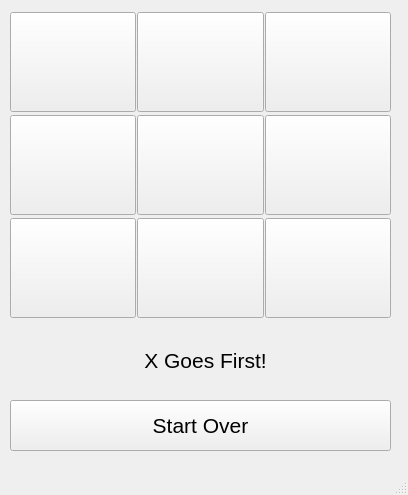
<?xml version="1.0" encoding="UTF-8"?>
<ui version="4.0">
 <class>MainWindow</class>
 <widget class="QMainWindow" name="MainWindow">
  <property name="geometry">
   <rect>
    <x>0</x>
    <y>0</y>
    <width>408</width>
    <height>495</height>
   </rect>
  </property>
  <property name="windowTitle">
   <string>MainWindow</string>
  </property>
  <widget class="QWidget" name="centralwidget">
   <widget class="QWidget" name="gridLayoutWidget">
    <property name="geometry">
     <rect>
      <x>10</x>
      <y>10</y>
      <width>381</width>
      <height>311</height>
     </rect>
    </property>
    <layout class="QGridLayout" name="gridLayout">
     <property name="spacing">
      <number>1</number>
     </property>
     <item row="1" column="1">
      <widget class="QPushButton" name="pushButton_5">
       <property name="sizePolicy">
        <sizepolicy hsizetype="Minimum" vsizetype="Fixed">
         <horstretch>100</horstretch>
         <verstretch>100</verstretch>
        </sizepolicy>
       </property>
       <property name="minimumSize">
        <size>
         <width>100</width>
         <height>100</height>
        </size>
       </property>
       <property name="font">
        <font>
         <pointsize>48</pointsize>
        </font>
       </property>
       <property name="text">
        <string/>
       </property>
      </widget>
     </item>
     <item row="2" column="1">
      <widget class="QPushButton" name="pushButton_6">
       <property name="sizePolicy">
        <sizepolicy hsizetype="Minimum" vsizetype="Fixed">
         <horstretch>100</horstretch>
         <verstretch>100</verstretch>
        </sizepolicy>
       </property>
       <property name="minimumSize">
        <size>
         <width>100</width>
         <height>100</height>
        </size>
       </property>
       <property name="font">
        <font>
         <pointsize>48</pointsize>
        </font>
       </property>
       <property name="text">
        <string/>
       </property>
      </widget>
     </item>
     <item row="0" column="1">
      <widget class="QPushButton" name="pushButton_4">
       <property name="sizePolicy">
        <sizepolicy hsizetype="Minimum" vsizetype="Fixed">
         <horstretch>100</horstretch>
         <verstretch>100</verstretch>
        </sizepolicy>
       </property>
       <property name="minimumSize">
        <size>
         <width>100</width>
         <height>100</height>
        </size>
       </property>
       <property name="font">
        <font>
         <pointsize>48</pointsize>
        </font>
       </property>
       <property name="text">
        <string/>
       </property>
      </widget>
     </item>
     <item row="2" column="0">
      <widget class="QPushButton" name="pushButton_3">
       <property name="sizePolicy">
        <sizepolicy hsizetype="Minimum" vsizetype="Fixed">
         <horstretch>100</horstretch>
         <verstretch>100</verstretch>
        </sizepolicy>
       </property>
       <property name="minimumSize">
        <size>
         <width>100</width>
         <height>100</height>
        </size>
       </property>
       <property name="font">
        <font>
         <pointsize>48</pointsize>
        </font>
       </property>
       <property name="text">
        <string/>
       </property>
      </widget>
     </item>
     <item row="1" column="0">
      <widget class="QPushButton" name="pushButton_2">
       <property name="sizePolicy">
        <sizepolicy hsizetype="Minimum" vsizetype="Fixed">
         <horstretch>100</horstretch>
         <verstretch>100</verstretch>
        </sizepolicy>
       </property>
       <property name="minimumSize">
        <size>
         <width>100</width>
         <height>100</height>
        </size>
       </property>
       <property name="font">
        <font>
         <pointsize>48</pointsize>
        </font>
       </property>
       <property name="text">
        <string/>
       </property>
      </widget>
     </item>
     <item row="0" column="0">
      <widget class="QPushButton" name="pushButton_1">
       <property name="sizePolicy">
        <sizepolicy hsizetype="Minimum" vsizetype="Fixed">
         <horstretch>100</horstretch>
         <verstretch>100</verstretch>
        </sizepolicy>
       </property>
       <property name="minimumSize">
        <size>
         <width>100</width>
         <height>100</height>
        </size>
       </property>
       <property name="font">
        <font>
         <pointsize>48</pointsize>
        </font>
       </property>
       <property name="text">
        <string/>
       </property>
      </widget>
     </item>
     <item row="0" column="2">
      <widget class="QPushButton" name="pushButton_7">
       <property name="sizePolicy">
        <sizepolicy hsizetype="Minimum" vsizetype="Fixed">
         <horstretch>100</horstretch>
         <verstretch>100</verstretch>
        </sizepolicy>
       </property>
       <property name="minimumSize">
        <size>
         <width>100</width>
         <height>100</height>
        </size>
       </property>
       <property name="font">
        <font>
         <pointsize>48</pointsize>
        </font>
       </property>
       <property name="text">
        <string/>
       </property>
      </widget>
     </item>
     <item row="1" column="2">
      <widget class="QPushButton" name="pushButton_8">
       <property name="sizePolicy">
        <sizepolicy hsizetype="Minimum" vsizetype="Fixed">
         <horstretch>100</horstretch>
         <verstretch>100</verstretch>
        </sizepolicy>
       </property>
       <property name="minimumSize">
        <size>
         <width>100</width>
         <height>100</height>
        </size>
       </property>
       <property name="font">
        <font>
         <pointsize>48</pointsize>
        </font>
       </property>
       <property name="text">
        <string/>
       </property>
      </widget>
     </item>
     <item row="2" column="2">
      <widget class="QPushButton" name="pushButton_9">
       <property name="sizePolicy">
        <sizepolicy hsizetype="Minimum" vsizetype="Fixed">
         <horstretch>100</horstretch>
         <verstretch>100</verstretch>
        </sizepolicy>
       </property>
       <property name="minimumSize">
        <size>
         <width>100</width>
         <height>100</height>
        </size>
       </property>
       <property name="font">
        <font>
         <pointsize>48</pointsize>
        </font>
       </property>
       <property name="text">
        <string/>
       </property>
      </widget>
     </item>
    </layout>
   </widget>
   <widget class="QPushButton" name="pushButton_10">
    <property name="geometry">
     <rect>
      <x>10</x>
      <y>400</y>
      <width>381</width>
      <height>51</height>
     </rect>
    </property>
    <property name="font">
     <font>
      <pointsize>16</pointsize>
     </font>
    </property>
    <property name="text">
     <string>Start Over</string>
    </property>
   </widget>
   <widget class="QLabel" name="label">
    <property name="geometry">
     <rect>
      <x>20</x>
      <y>340</y>
      <width>371</width>
      <height>41</height>
     </rect>
    </property>
    <property name="font">
     <font>
      <pointsize>16</pointsize>
     </font>
    </property>
    <property name="text">
     <string>X Goes First!</string>
    </property>
    <property name="alignment">
     <set>Qt::AlignCenter</set>
    </property>
   </widget>
  </widget>
  <widget class="QMenuBar" name="menubar">
   <property name="geometry">
    <rect>
     <x>0</x>
     <y>0</y>
     <width>408</width>
     <height>21</height>
    </rect>
   </property>
  </widget>
  <widget class="QStatusBar" name="statusbar"/>
 </widget>
 <resources/>
 <connections/>
</ui>
